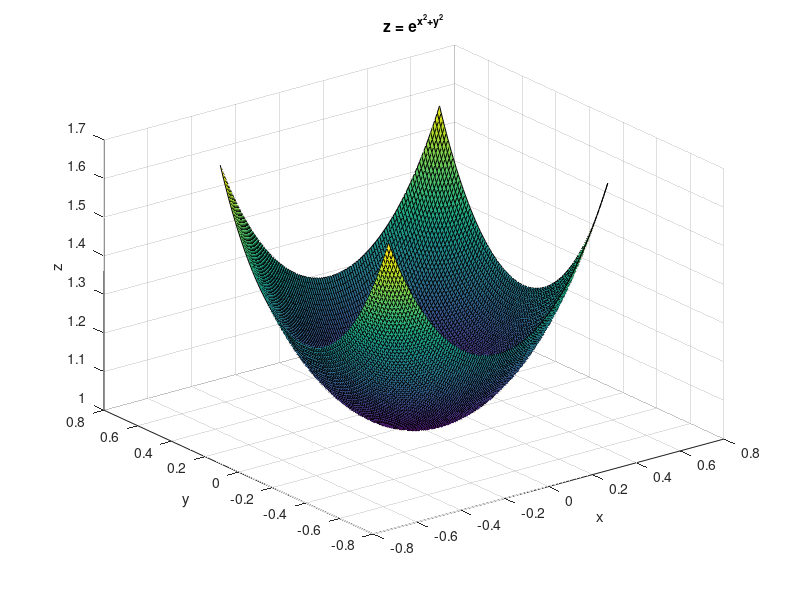

This chart was generated by the following MATLAB code:
x = linspace(-0.5, 0.5, 100)
y = linspace(-0.5, 0.5, 100)

[X, Y] = meshgrid(x, y)

z = exp(X.^2+Y.^2)
surf(x, y, z)

title('z = e^{x^2+y^2}')
xlabel('x')
ylabel('y')
zlabel('z')